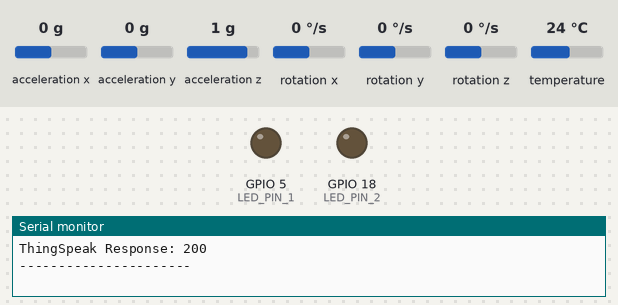
Recording of a sketch running on a simulated ESP32. Shown: output pins drawn as LEDs (lit = HIGH), the last lines printed to the serial monitor. Inputs (shaded band) come from the test bench; at power-on: acceleration x 0 g, acceleration y 0 g, acceleration z 1 g, rotation x 0 °/s, rotation y 0 °/s, rotation z 0 °/s, temperature 24 °C. WiFi joins after 1.5 s; servers stay silent unless stated; web services answer with replies made up by the test bench.

Above: at 5.7 s.
5.8 s: acceleration x set to -0.3 g
At 7.1 s:
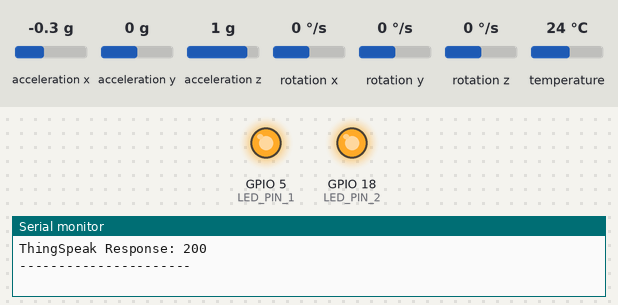
7.4 s: acceleration x set to 0 g
At 9.2 s:
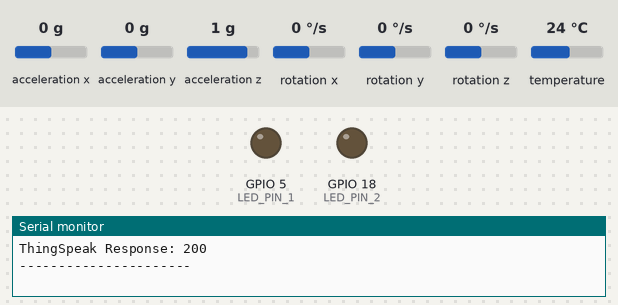
9.5 s: acceleration x set to -1.4 g
At 10.3 s:
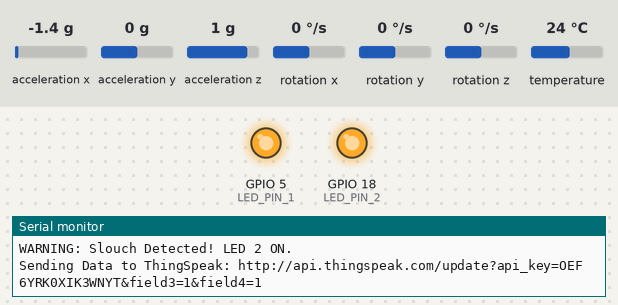
Timing chart, 0 to 12.5 s (numbered marks = the images above; inputs shaded):
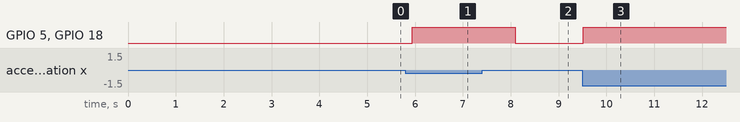

The sketch:

back_cloud_final.ino
```cpp
#include <Wire.h>
#include <Adafruit_MPU6050.h>
#include <Adafruit_Sensor.h>
#include <WiFi.h>
#include <HTTPClient.h>

Adafruit_MPU6050 mpu1, mpu2;

const int LED_PIN_1 = 5;
const int LED_PIN_2 = 18;
const float SLUMP_OFFSET = 7.0;

// ESP32 I2C Pins
#define SDA_PIN 21
#define SCL_PIN 22

// WiFi & ThingSpeak Credentials
const char* WIFI_SSID = "motog855G";      // Replace with your WiFi SSID
const char* WIFI_PASS = "ved12345";  // Replace with your WiFi Password
const char* THINGSPEAK_API_KEY = "OEF6YRK0XIK3WNYT"; // Replace with your ThingSpeak API Key
const char* THINGSPEAK_URL = "http://api.thingspeak.com/update";

float initialTilt1 = 0, initialTilt2 = 0;
bool isCalibrated = false;

void setup() {
    Serial.begin(115200);
    delay(1000);
    Serial.println("\nInitializing System...");

    pinMode(LED_PIN_1, OUTPUT);
    pinMode(LED_PIN_2, OUTPUT);

    // Start WiFi
    WiFi.begin(WIFI_SSID, WIFI_PASS);
    Serial.print("Connecting to WiFi...");
    while (WiFi.status() != WL_CONNECTED) {
        delay(500);
        Serial.print(".");
    }
    Serial.println("\nWiFi Connected!");
    Serial.print("IP Address: "); Serial.println(WiFi.localIP());

    // Initialize I2C
    Wire.begin(SDA_PIN, SCL_PIN);

    // Initialize MPU6050 Sensors
    if (!mpu1.begin(0x68)) {
        Serial.println("ERROR: MPU6050 Sensor 1 not detected!");
        while (1) delay(1000);
    }
    if (!mpu2.begin(0x69)) {
        Serial.println("ERROR: MPU6050 Sensor 2 not detected!");
        while (1) delay(1000);
    }

    Serial.println("MPU6050 Sensors Initialized!");

    // Configure sensors
    mpu1.setAccelerometerRange(MPU6050_RANGE_8_G);
    mpu1.setGyroRange(MPU6050_RANGE_500_DEG);
    mpu1.setFilterBandwidth(MPU6050_BAND_21_HZ);

    mpu2.setAccelerometerRange(MPU6050_RANGE_8_G);
    mpu2.setGyroRange(MPU6050_RANGE_500_DEG);
    mpu2.setFilterBandwidth(MPU6050_BAND_21_HZ);

    delay(2000);

    // Calibrate tilt angles
    sensors_event_t a1, g1, temp1, a2, g2, temp2;

    mpu1.getEvent(&a1, &g1, &temp1);
    initialTilt1 = atan2(a1.acceleration.x, a1.acceleration.z) * 180 / PI;

    mpu2.getEvent(&a2, &g2, &temp2);
    initialTilt2 = atan2(a2.acceleration.x, a2.acceleration.z) * 180 / PI;

    isCalibrated = true;
    Serial.println("Calibration Complete!");
}

void loop() {
    if (!isCalibrated) return;

    sensors_event_t a1, g1, temp1, a2, g2, temp2;

    mpu1.getEvent(&a1, &g1, &temp1);
    mpu2.getEvent(&a2, &g2, &temp2);

    float currentTilt1 = atan2(a1.acceleration.x, a1.acceleration.z) * 180 / PI;
    float currentTilt2 = atan2(a2.acceleration.x, a2.acceleration.z) * 180 / PI;

    Serial.print("Sensor 1 Tilt: "); Serial.println(currentTilt1);
    Serial.print("Sensor 2 Tilt: "); Serial.println(currentTilt2);

    float slouchThreshold1 = initialTilt1 + SLUMP_OFFSET;
    float slouchThreshold2 = initialTilt2 + SLUMP_OFFSET;

    bool slouch1 = abs(currentTilt1) > abs(slouchThreshold1);
    bool slouch2 = abs(currentTilt2) > abs(slouchThreshold2);

    digitalWrite(LED_PIN_1, slouch1 ? HIGH : LOW);
    digitalWrite(LED_PIN_2, slouch2 ? HIGH : LOW);

    if (slouch1) Serial.println("WARNING: Slouch Detected! LED 1 ON.");
    if (slouch2) Serial.println("WARNING: Slouch Detected! LED 2 ON.");

    // Send Data to ThingSpeak
    sendToThingSpeak(slouch1, slouch2);

    Serial.println("----------------------");
    delay(500);  // ThingSpeak allows updates every 0.5 sec
}

void sendToThingSpeak(bool slouch1, bool slouch2) {
    if (WiFi.status() != WL_CONNECTED) {
        Serial.println("WiFi Disconnected! Skipping upload.");
        return;
    }

    HTTPClient http;
    String url = String(THINGSPEAK_URL) + "?api_key=" + THINGSPEAK_API_KEY +
                 "&field3=" + String(slouch1) + "&field4=" + String(slouch2);


    Serial.print("Sending Data to ThingSpeak: ");
    Serial.println(url);

    http.begin(url);
    int httpResponseCode = http.GET();
    if (httpResponseCode > 0) {
        Serial.print("ThingSpeak Response: ");
        Serial.println(httpResponseCode);
    } else {
        Serial.print("Error sending data: ");
        Serial.println(httpResponseCode);
    }
    http.end();
}
```

Measured:
- the behaviour switches between -0.1 and -0.2 g on acceleration x (found by bisection; images 0 and 1)
- after the input at 5.8 s, GPIO 5 (LED_PIN_1), GPIO 18 (LED_PIN_2): LOW → HIGH after 0.14 s
- after the input at 7.4 s, GPIO 5 (LED_PIN_1), GPIO 18 (LED_PIN_2): HIGH → LOW after 0.69 s
- after the input at 9.5 s, GPIO 5 (LED_PIN_1), GPIO 18 (LED_PIN_2): LOW → HIGH at once
